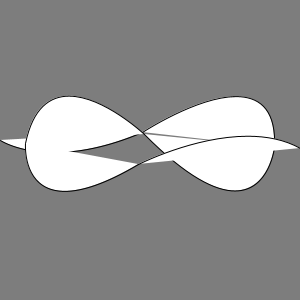
Frame 1 (no input)
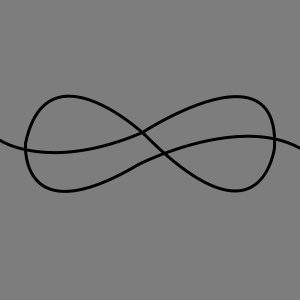
Frame 60 (the mouse pressed at the canvas centre just before this capture)
Frame 120 (the mouse held since frame 60 and released just before this capture): identical to frame 60, image omitted

The Processing sketch that drew these frames (run headless with seeded random() and noise(); from frame 60 on, the mouse is pressed at the canvas centre):

// Processing sketch: processing_134554
// ── processing_134554.pde

void setup () {
  size (300,300);
}


void draw () {
  background (125);
bezier (0,140,0,140,48,172,142,132);
bezier (142,132,142,132,279,42,274,147);
bezier (274,147,274,147,262,253,144,134);
bezier (144,134,144,134,46,42,25,143);
bezier (25,143,25,143,18,235,138,164);
bezier (138,164,138,164,238,113,300,148);
noFill();
strokeWeight (3);
}
